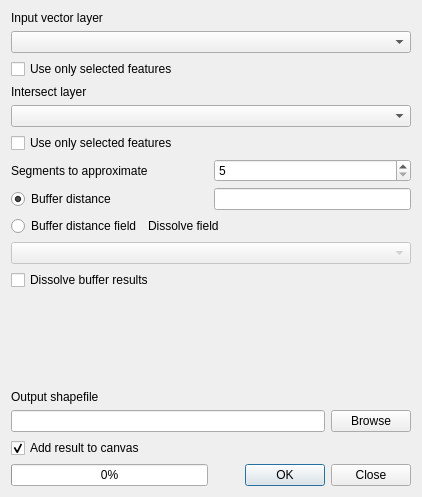
<?xml version="1.0" encoding="UTF-8"?>
<ui version="4.0">
 <class>Dialog</class>
 <widget class="QDialog" name="Dialog">
  <property name="geometry">
   <rect>
    <x>0</x>
    <y>0</y>
    <width>422</width>
    <height>497</height>
   </rect>
  </property>
  <property name="sizePolicy">
   <sizepolicy hsizetype="Minimum" vsizetype="Preferred">
    <horstretch>0</horstretch>
    <verstretch>0</verstretch>
   </sizepolicy>
  </property>
  <property name="windowTitle">
   <string>Geoprocessing</string>
  </property>
  <layout class="QGridLayout" name="gridLayout">
   <item row="0" column="0">
    <layout class="QVBoxLayout">
     <item>
      <widget class="QLabel" name="label_1">
       <property name="text">
        <string>Input vector layer</string>
       </property>
      </widget>
     </item>
     <item>
      <widget class="QComboBox" name="inShapeA">
       <property name="sizePolicy">
        <sizepolicy hsizetype="Minimum" vsizetype="Fixed">
         <horstretch>0</horstretch>
         <verstretch>0</verstretch>
        </sizepolicy>
       </property>
      </widget>
     </item>
    </layout>
   </item>
   <item row="1" column="0">
    <layout class="QVBoxLayout" name="verticalLayout">
     <item>
      <widget class="QCheckBox" name="useSelectedA">
       <property name="text">
        <string>Use only selected features</string>
       </property>
      </widget>
     </item>
    </layout>
   </item>
   <item row="2" column="0">
    <layout class="QVBoxLayout">
     <item>
      <widget class="QLabel" name="label_2">
       <property name="text">
        <string>Intersect layer</string>
       </property>
      </widget>
     </item>
     <item>
      <widget class="QComboBox" name="inShapeB">
       <property name="sizePolicy">
        <sizepolicy hsizetype="Minimum" vsizetype="Fixed">
         <horstretch>0</horstretch>
         <verstretch>0</verstretch>
        </sizepolicy>
       </property>
      </widget>
     </item>
    </layout>
   </item>
   <item row="3" column="0">
    <layout class="QVBoxLayout" name="verticalLayout_2">
     <item>
      <widget class="QCheckBox" name="useSelectedB">
       <property name="text">
        <string>Use only selected features</string>
       </property>
      </widget>
     </item>
    </layout>
   </item>
   <item row="4" column="0">
    <layout class="QHBoxLayout" name="horizontalLayout">
     <item>
      <widget class="QLabel" name="lblSegments">
       <property name="text">
        <string>Segments to approximate</string>
       </property>
      </widget>
     </item>
     <item>
      <widget class="QSpinBox" name="spnSegments">
       <property name="minimum">
        <number>5</number>
       </property>
       <property name="value">
        <number>5</number>
       </property>
      </widget>
     </item>
    </layout>
   </item>
   <item row="5" column="0">
    <layout class="QHBoxLayout">
     <item>
      <layout class="QHBoxLayout">
       <item>
        <widget class="QRadioButton" name="rdoBuffer">
         <property name="text">
          <string>Buffer distance</string>
         </property>
         <property name="checked">
          <bool>true</bool>
         </property>
        </widget>
       </item>
      </layout>
     </item>
     <item>
      <widget class="QLineEdit" name="param">
       <property name="enabled">
        <bool>true</bool>
       </property>
       <property name="sizePolicy">
        <sizepolicy hsizetype="Minimum" vsizetype="Fixed">
         <horstretch>0</horstretch>
         <verstretch>0</verstretch>
        </sizepolicy>
       </property>
       <property name="layoutDirection">
        <enum>Qt::LeftToRight</enum>
       </property>
       <property name="text">
        <string/>
       </property>
       <property name="cursorPosition">
        <number>0</number>
       </property>
      </widget>
     </item>
    </layout>
   </item>
   <item row="6" column="0">
    <layout class="QVBoxLayout">
     <item>
      <layout class="QHBoxLayout">
       <item>
        <widget class="QRadioButton" name="rdoField">
         <property name="text">
          <string>Buffer distance field</string>
         </property>
        </widget>
       </item>
       <item>
        <widget class="QLabel" name="label_4">
         <property name="text">
          <string>Dissolve field</string>
         </property>
        </widget>
       </item>
       <item>
        <spacer>
         <property name="orientation">
          <enum>Qt::Horizontal</enum>
         </property>
         <property name="sizeHint" stdset="0">
          <size>
           <width>40</width>
           <height>20</height>
          </size>
         </property>
        </spacer>
       </item>
      </layout>
     </item>
     <item>
      <widget class="QComboBox" name="attrib">
       <property name="enabled">
        <bool>false</bool>
       </property>
       <property name="sizePolicy">
        <sizepolicy hsizetype="Minimum" vsizetype="Fixed">
         <horstretch>0</horstretch>
         <verstretch>0</verstretch>
        </sizepolicy>
       </property>
      </widget>
     </item>
    </layout>
   </item>
   <item row="7" column="0">
    <layout class="QHBoxLayout">
     <property name="spacing">
      <number>6</number>
     </property>
     <property name="margin">
      <number>0</number>
     </property>
     <item>
      <widget class="QCheckBox" name="mergeOutput">
       <property name="enabled">
        <bool>true</bool>
       </property>
       <property name="text">
        <string>Dissolve buffer results</string>
       </property>
      </widget>
     </item>
    </layout>
   </item>
   <item row="8" column="0">
    <spacer>
     <property name="orientation">
      <enum>Qt::Vertical</enum>
     </property>
     <property name="sizeHint" stdset="0">
      <size>
       <width>20</width>
       <height>40</height>
      </size>
     </property>
    </spacer>
   </item>
   <item row="9" column="0">
    <layout class="QVBoxLayout">
     <item>
      <widget class="QLabel" name="label_5">
       <property name="text">
        <string>Output shapefile</string>
       </property>
      </widget>
     </item>
     <item>
      <layout class="QHBoxLayout">
       <item>
        <widget class="QLineEdit" name="outShape">
         <property name="readOnly">
          <bool>true</bool>
         </property>
        </widget>
       </item>
       <item>
        <widget class="QPushButton" name="btnBrowse">
         <property name="text">
          <string>Browse</string>
         </property>
        </widget>
       </item>
      </layout>
     </item>
    </layout>
   </item>
   <item row="10" column="0">
    <widget class="QCheckBox" name="addToCanvasCheck">
     <property name="text">
      <string>Add result to canvas</string>
     </property>
     <property name="checked">
      <bool>true</bool>
     </property>
    </widget>
   </item>
   <item row="11" column="0">
    <layout class="QHBoxLayout" name="horizontalLayout_2">
     <item>
      <widget class="QProgressBar" name="progressBar">
       <property name="value">
        <number>0</number>
       </property>
       <property name="alignment">
        <set>Qt::AlignCenter</set>
       </property>
       <property name="orientation">
        <enum>Qt::Horizontal</enum>
       </property>
      </widget>
     </item>
     <item>
      <widget class="QDialogButtonBox" name="buttonBox_2">
       <property name="standardButtons">
        <set>QDialogButtonBox::Close|QDialogButtonBox::Ok</set>
       </property>
      </widget>
     </item>
    </layout>
   </item>
  </layout>
 </widget>
 <resources/>
 <connections>
  <connection>
   <sender>rdoField</sender>
   <signal>toggled(bool)</signal>
   <receiver>attrib</receiver>
   <slot>setEnabled(bool)</slot>
   <hints>
    <hint type="sourcelabel">
     <x>96</x>
     <y>167</y>
    </hint>
    <hint type="destinationlabel">
     <x>104</x>
     <y>222</y>
    </hint>
   </hints>
  </connection>
  <connection>
   <sender>rdoBuffer</sender>
   <signal>toggled(bool)</signal>
   <receiver>param</receiver>
   <slot>setEnabled(bool)</slot>
   <hints>
    <hint type="sourcelabel">
     <x>61</x>
     <y>133</y>
    </hint>
    <hint type="destinationlabel">
     <x>380</x>
     <y>155</y>
    </hint>
   </hints>
  </connection>
  <connection>
   <sender>buttonBox_2</sender>
   <signal>rejected()</signal>
   <receiver>Dialog</receiver>
   <slot>reject()</slot>
   <hints>
    <hint type="sourcelabel">
     <x>272</x>
     <y>383</y>
    </hint>
    <hint type="destinationlabel">
     <x>246</x>
     <y>279</y>
    </hint>
   </hints>
  </connection>
  <connection>
   <sender>buttonBox_2</sender>
   <signal>accepted()</signal>
   <receiver>Dialog</receiver>
   <slot>accept()</slot>
   <hints>
    <hint type="sourcelabel">
     <x>341</x>
     <y>382</y>
    </hint>
    <hint type="destinationlabel">
     <x>335</x>
     <y>270</y>
    </hint>
   </hints>
  </connection>
 </connections>
</ui>
